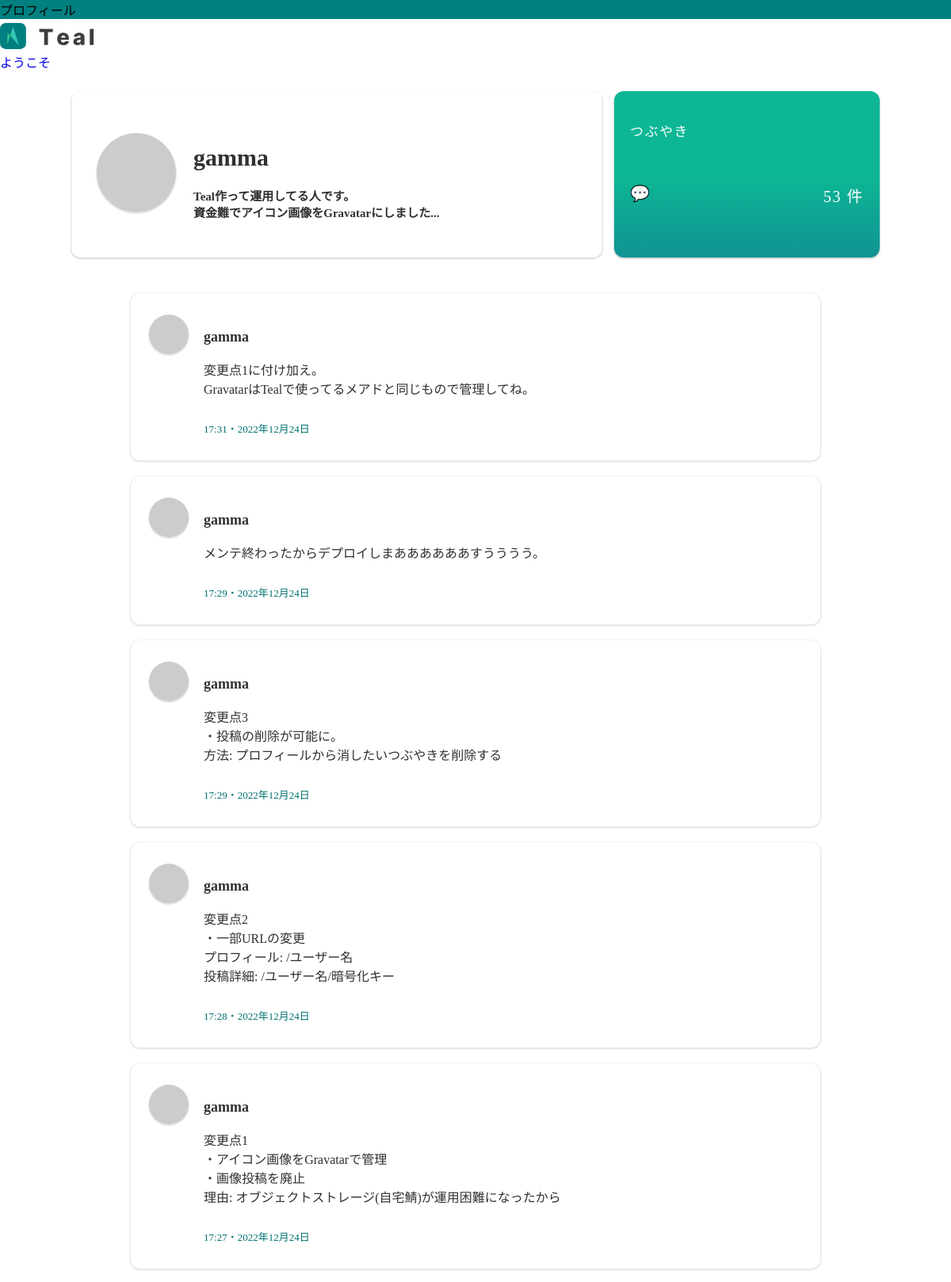
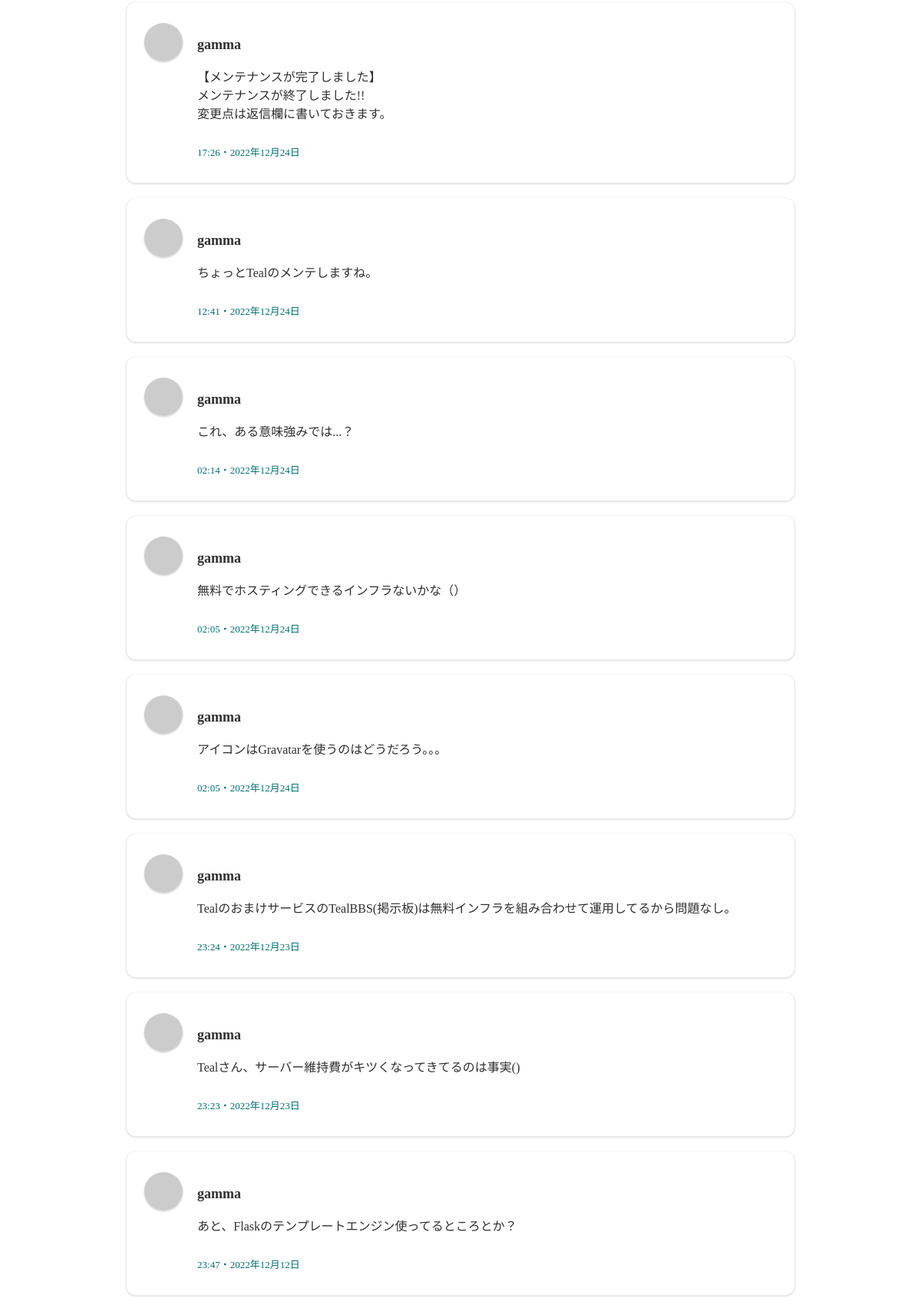
The page /gamma (upper part) on the database its author committed (2 pictures, top to bottom).
### app.py (models this page shows)
class User(UserMixin, db.Model):
    id = db.Column(db.Integer, primary_key=True)
    username = db.Column(db.String(50), nullable=False, unique=True)
    userdetail = db.Column(db.Text)
    useremail = db.Column(db.String(100), nullable=False, unique=True)
    password = db.Column(db.String(25), nullable=False)

class Post(db.Model):
    id = db.Column(db.Integer, primary_key=True)
    postUser = db.Column(db.String(20), nullable=False)
    postTweet = db.Column(db.String(120), nullable=True)
    postTweetHex = db.Column(db.Text)
    imgUrl = db.Column(db.Text) # 廃止
    replyUser = db.Column(db.Text)
    replyTweet = db.Column(db.Text)
    replyTweetHex = db.Column(db.Text)
    replyImgUrl = db.Column(db.Text)
    dateY = db.Column(db.Text)
    dateM = db.Column(db.Text)
    dateD = db.Column(db.Text)
    timeH = db.Column(db.Text)
    timeM = db.Column(db.Text)
    RdateY = db.Column(db.Text)
    RdateM = db.Column(db.Text)
    RdateD = db.Column(db.Text)
    RtimeH = db.Column(db.Text)
    RtimeM = db.Column(db.Text)

### app.py (the view)
@app.route('/<string:username>', methods=['GET', 'POST'])
def profile(username):
    post = Post.query.filter_by(postUser=username).order_by(Post.id.desc()).all()
    count = Post.query.filter_by(postUser=username).count()
    user = User.query.filter_by(username=username).first()
    email = user.useremail
    md5 = hashlib.md5(email.encode("utf-8")).hexdigest()
    pwd = "プロフィール"
    return render_template("profile.html", username=username, post=post, user=user, count=count, pwd=pwd, md5=md5)

### templates/profile.html (shortened to what this page needs)
{% extends 'base.html' %}
{% block body %}
<div class="page-content">
    <div class="profileBox">
        <div class="itemBox">
            <table>
                <td>
                    <img class="userIcons" src="https://1.gravatar.com/avatar/{{ md5 }}?s=4000">
                </td>
                <td>
                    <h2>{{ username }}</h2>
                    <h6>{{ user.userdetail | replace('\n', '<br>') | safe }}</h6>
                </td>
            </table>
        </div>
        <div class="itemBox boxas">
            <p style="font-size:17px;letter-spacing:1.5px;">つぶやき</p>
            <br>
            <div class="flex-prof">
                <p style="font-size:20px;letter-spacing:1.5px;font-weight:bold;">💬</p>
                <p style="font-size:20px;letter-spacing:1.5px;word-break:break-all;">{{ count }} 件</p>
            </div>
        </div>
    </div>
    {% for post in post %}
    <div class="tweet-item tweet-items shadow">
        <table>
            <td>
                <img class="user-icon" src="https://1.gravatar.com/avatar/{{ md5 }}?s=4000">
            </td>
            <td class="td">
                <p class="user-name">{{ post.postUser }}</p>
                <p>{{ post.postTweet | replace('__newLine__', '<br>') | safe}}</p>
                <div class="postData">
                    <p class="user-time">{{ post.timeH }}:{{ post.timeM }}・{{ post.dateY }}年{{ post.dateM }}月{{
                        post.dateD }}日</p>
                </div>
            </td>
        </table>
    </div>
    {% endfor %}
</div>
{% endblock %}

### static/style.css (style rules this page uses)
:root { --tealThemaColor: #008080; --tealColor1: #01afaf; --tealColor2: #00cdcd; --tealColor3: #00f1f1; --textColor_D: #303030; --textColor_w: #f4f4f4; --tealRed: #f97171; --tealBlue: #71aef9; --tealGreen: #7be975; --tealOrange: #eebb56; --tealBoxShadow: #86868643 0px 2px 3px 2px; }
* { font-family: MyFont; }
body { margin: 0px; padding: 0px; }
.page-content { display: flex; flex-wrap: wrap; justify-content: center; color: var(--textColor_D) }
.tweet-item { font-family: MyFont; width: 50%; margin: 15px; padding: 15px; margin-top: 20px; word-break: break-all; background: rgb(255, 255, 255); border-radius: 12px; }
.shadow { box-shadow: 0px 1px 1px 1.5px rgba(211, 211, 211, 0.51); }
@media screen and (max-width: 1500px) { .tweet-item { width: 70%; margin: 15px; } }
.user-icon { width: 50px; height: 50px; object-fit: cover; border-radius: 50%; margin-left: 5px; margin-right: 15px; box-shadow: #9c9c9c52 0px 1px 1px 0.8px; }
.user-name { font-family: MyFont; font-weight: bold; font-size: 18px; }
td { font-family: MyFont; padding-top: 10px; vertical-align: top; }
.profileBox td { margin: 0px; padding: 0px; vertical-align:middle; }
.profileBox { font-family: MyFont; display: grid; grid-template-columns: 2fr minmax(180px, 1fr); gap: 15px; width: 85%; margin: 5px; padding-top: 20px; padding-bottom: 30px; }
.itemBox { font-family: MyFont; box-shadow: 0px 1px 1px 1px rgba(181, 181, 181, 0.477); border-radius: 12px; padding: 10px; word-break: break-all; }
.userIcons { width: 100px; height: 100px; object-fit: cover; border-radius: 50%; box-shadow: 0px 1px 1px 1px rgba(181, 181, 181, 0.338); margin-left: 20px; }
.profileBox h2 { font-family: MyFont; padding: 0px; margin: 0px; margin-top: 40px; font-size: 30px; padding-top: 15px; padding-left: 20px; }
.profileBox h6 { font-family: MyFont; font-size: 15px; padding: 0px; margin-top: 0px; padding-top: 20px; padding-left: 20px; padding-right: 20px; }
.profileBox p { font-family: MyFont; padding-left: 20px; font-size: 14px; color:#a9a9a9; }
.flex-prof { font-family: MyFont; display: flex; justify-content: space-between; padding: 0px; margin: 0px; }
.boxas { padding:20px; color:#ffffff; background: linear-gradient(to bottom, #0db795 50%, #109393 100%); }
.boxas p { color: rgb(255, 255, 255); padding-left: 0px; }
.postData { display: flex; justify-content: space-between; width: 100%; }
.td { width: 100%; }
.user-id, .user-time { font-size: 13px; color: #007070; }

### templates/profile.html (style rules this page uses)
.tweet-items { margin-top: 10px; margin-bottom: 10px; }

### rows shown on the page
User: userdetail "Teal作って運用してる人です。 資金難でアイコン画像をGravatarにしました..."
Post: postUser "gamma", postTweet "変更点1に付け加え。 GravatarはTealで使ってるメアドと同じもので管理してね。", timeH "17", timeM "31", dateY "2022", dateM "12", dateD "24"
Post: postUser "gamma", postTweet "メンテ終わったからデプロイしまああああああすうううう。", timeH "17", timeM "29", dateY "2022", dateM "12", dateD "24"
Post: postUser "gamma", postTweet "変更点3 ・投稿の削除が可能に。 方法: プロフィールから消したいつぶやきを削除する", timeH "17", timeM "29", dateY "2022", dateM "12", dateD "24"
Post: postUser "gamma", postTweet "変更点2 ・一部URLの変更 プロフィール: /ユーザー名 投稿詳細: /ユーザー名/暗号化キー", timeH "17", timeM "28", dateY "2022", dateM "12", dateD "24"
Post: postUser "gamma", postTweet "変更点1 ・アイコン画像をGravatarで管理 ・画像投稿を廃止 理由: オブジェクトストレージ(自宅鯖)が運用困難になったから", timeH "17", timeM "27", dateY "2022", dateM "12", dateD "24"
Post: postUser "gamma", postTweet "【メンテナンスが完了しました】 メンテナンスが終了しました!! 変更点は返信欄に書いておきます。", timeH "17", timeM "26", dateY "2022", dateM "12", dateD "24"
Post: postUser "gamma", postTweet "ちょっとTealのメンテしますね。", timeH "12", timeM "41", dateY "2022", dateM "12", dateD "24"
Post: postUser "gamma", postTweet "これ、ある意味強みでは...？", timeH "02", timeM "14", dateY "2022", dateM "12", dateD "24"
Post: postUser "gamma", postTweet "無料でホスティングできるインフラないかな（）", timeH "02", timeM "05", dateY "2022", dateM "12", dateD "24"
Post: postUser "gamma", postTweet "アイコンはGravatarを使うのはどうだろう。。。", timeH "02", timeM "05", dateY "2022", dateM "12", dateD "24"
Post: postUser "gamma", postTweet "TealのおまけサービスのTealBBS(掲示板)は無料インフラを組み合わせて運用してるから問題なし。", timeH "23", timeM "24", dateY "2022", dateM "12", dateD "23"
Post: postUser "gamma", postTweet "Tealさん、サーバー維持費がキツくなってきてるのは事実()", timeH "23", timeM "23", dateY "2022", dateM "12", dateD "23"
Post: postUser "gamma", postTweet "あと、Flaskのテンプレートエンジン使ってるところとか？", timeH "23", timeM "47", dateY "2022", dateM "12", dateD "12"

### other values the page prints
{{ pwd }} "プロフィール"
{{ username }} "gamma"
{{ count }} "53"
